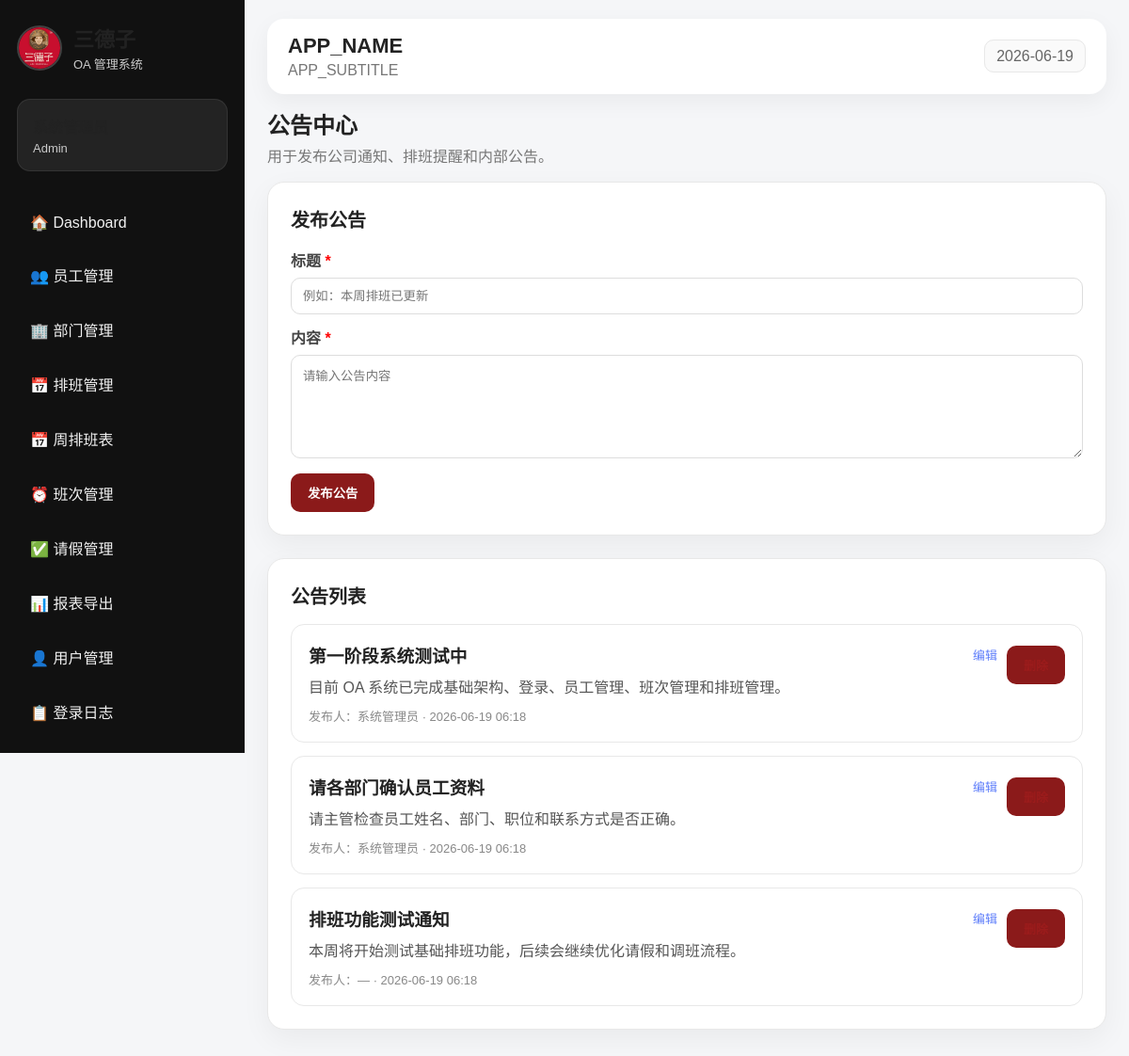
Screenshot of /announcements.php (signed in) with the database file from the repository.
### tables this page shows
CREATE TABLE announcements (
    id         INT AUTO_INCREMENT PRIMARY KEY,
    title      VARCHAR(200) NOT NULL,
    content    TEXT NOT NULL,
    created_by INT NULL,
    created_at TIMESTAMP DEFAULT CURRENT_TIMESTAMP,
    FOREIGN KEY (created_by) REFERENCES users(id) ON DELETE SET NULL
);

CREATE TABLE users (
    id            INT AUTO_INCREMENT PRIMARY KEY,
    employee_id   INT NULL,
    name          VARCHAR(100) NOT NULL,
    email         VARCHAR(150) NOT NULL UNIQUE,
    password_hash VARCHAR(255) NOT NULL,
    role          ENUM('Admin','Manager','Employee') NOT NULL DEFAULT 'Employee',
    status        ENUM('active','inactive') NOT NULL DEFAULT 'active',
    created_at    TIMESTAMP DEFAULT CURRENT_TIMESTAMP,
    FOREIGN KEY (employee_id) REFERENCES employees(id) ON DELETE SET NULL
);

### auth.php (called while the page is built, shortened)
<?php
function current_user() {
    return $_SESSION['user'] ?? null;
}
function has_role($roles) {
    $user = current_user();
    return in_array($user['role'], $roles);
}
function safe($value) {
    return htmlspecialchars((string)$value, ENT_QUOTES, 'UTF-8');
}
?>

### announcements.php (the view, shortened to what this page needs)
<?php
require_once __DIR__ . '/header.php';
$editAnnouncement = null;
$announcements = $pdo->query("
    SELECT a.*, u.name AS creator_name
    FROM announcements a
    LEFT JOIN users u ON a.created_by = u.id
    ORDER BY a.created_at DESC
")->fetchAll();
?>
<div class="page-title">
    <h2>公告中心</h2>
    <p>用于发布公司通知、排班提醒和内部公告。</p>
</div>
<?php if (has_role(['Admin', 'Manager'])): ?>
<section class="panel">
    <h2><?= $editAnnouncement ? '编辑公告' : '发布公告' ?></h2>
    <form method="POST">
        <label>标题 <span style="color:red">*</span></label>
        <input type="text" name="title" required
               placeholder="例如：本周排班已更新"
               value="<?= safe($editAnnouncement['title'] ?? '') ?>">
        <label style="margin-top:12px;">内容 <span style="color:red">*</span></label>
        <textarea name="content" required rows="5"
                  placeholder="请输入公告内容"><?= safe($editAnnouncement['content'] ?? '') ?></textarea>
        <div style="display:flex;gap:10px;margin-top:12px;">
            <button class="btn" type="submit"><?= $editAnnouncement ? '保存修改' : '发布公告' ?></button>
        </div>
    </form>
</section>
<?php endif; ?>
<section class="panel">
    <h2>公告列表</h2>
    <?php if ($announcements): ?>
    <div class="announcement-list">
        <?php foreach ($announcements as $a): ?>
            <div class="announcement-card">
                <div style="flex:1;min-width:0;">
                    <h3><?= safe($a['title']) ?></h3>
                    <p style="white-space:pre-wrap;word-break:break-word;"><?= safe($a['content']) ?></p>
                    <span style="font-size:13px;color:#888;">
                        发布人：<?= safe($a['creator_name'] ?? '—') ?> · <?= safe(substr($a['created_at'], 0, 16)) ?>
                    </span>
                </div>
                <?php if (has_role(['Admin', 'Manager'])): ?>
                <div style="display:flex;gap:10px;align-items:flex-start;flex-shrink:0;margin-top:4px;">
                    <a href="announcements.php?edit=<?= intval($a['id']) ?>"
                       style="font-size:13px;color:#5c7cfa;text-decoration:none;">编辑</a>
                    <form method="POST" onsubmit="return confirm('确定删除此公告？')">
                        <button type="submit" class="btn-link" style="color:#9b1c1c;font-size:13px;">删除</button>
                    </form>
                </div>
                <?php endif; ?>
            </div>
        <?php endforeach; ?>
    </div>
    <?php else: ?>
        <p style="color:#888;text-align:center;padding:32px 0;">暂无公告。</p>
    <?php endif; ?>
</section>
<?php require_once __DIR__ . '/footer.php'; ?>

### assets/style.css (style rules this page uses)
* { box-sizing: border-box; }
:root { --primary: #8b1a1a; --primary-dark: #641010; --bg: #f5f6f8; --card: #ffffff; --text: #222; --muted: #777; --border: #e8e8e8; --green: #2e7d32; }
body { margin: 0; font-family: Arial, "Microsoft YaHei", sans-serif; background: var(--bg); color: var(--text); }
a { color: var(--primary); text-decoration: none; }
.page-title { margin-bottom: 14px; }
.page-title h2 { margin: 0; font-size: 24px; }
.page-title p { color: var(--muted); margin-top: 4px; }
.panel { background: white; border-radius: 18px; padding: 24px; box-shadow: 0 10px 30px rgba(0,0,0,0.05); border: 1px solid var(--border); margin-bottom: 24px; }
.panel h2 { margin-top: 0; font-size: 20px; }
label { display: block; color: #444; font-weight: bold; margin-top: 12px; }
input, select, textarea { width: 100%; border: 1px solid #ddd; border-radius: 10px; padding: 11px 12px; margin-top: 7px; font-family: inherit; }
textarea { min-height: 110px; resize: vertical; }
button, .btn-light { display: inline-block; border: none; background: var(--primary); color: white; padding: 11px 18px; border-radius: 10px; cursor: pointer; font-weight: bold; }
.announcement-list { display: grid; gap: 14px; }
.announcement-card { border: 1px solid var(--border); padding: 18px; border-radius: 14px; display: flex; justify-content: space-between; gap: 20px; }
.announcement-card h3 { margin: 0 0 8px; }
.announcement-card p { color: #555; margin: 0 0 10px; }
.announcement-card span { color: var(--muted); font-size: 13px; }

### rows the page displays
announcements: title "第一阶段系统测试中", content "目前 OA 系统已完成基础架构、登录、员工管理、班次管理和排班管理。", created_by.name "系统管理员", created_at "2026-06-19 06:18"
announcements: title "请各部门确认员工资料", content "请主管检查员工姓名、部门、职位和联系方式是否正确。", created_by.name "系统管理员", created_at "2026-06-19 06:18"
announcements: title "排班功能测试通知", content "本周将开始测试基础排班功能，后续会继续优化请假和调班流程。", creator_name "—", created_at "2026-06-19 06:18"

### other values shown
safe($user['role']) "Admin"
safe(APP_NAME) "APP_NAME"
safe(APP_SUBTITLE) "APP_SUBTITLE"
